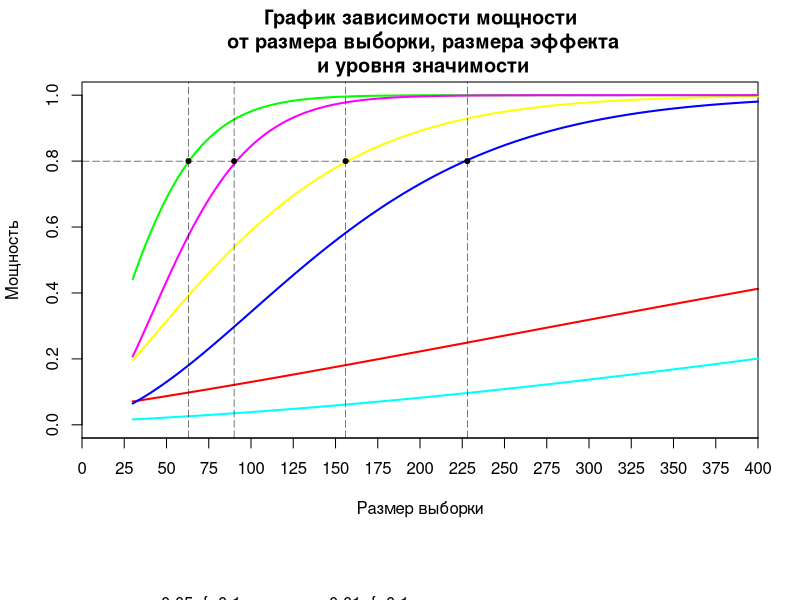
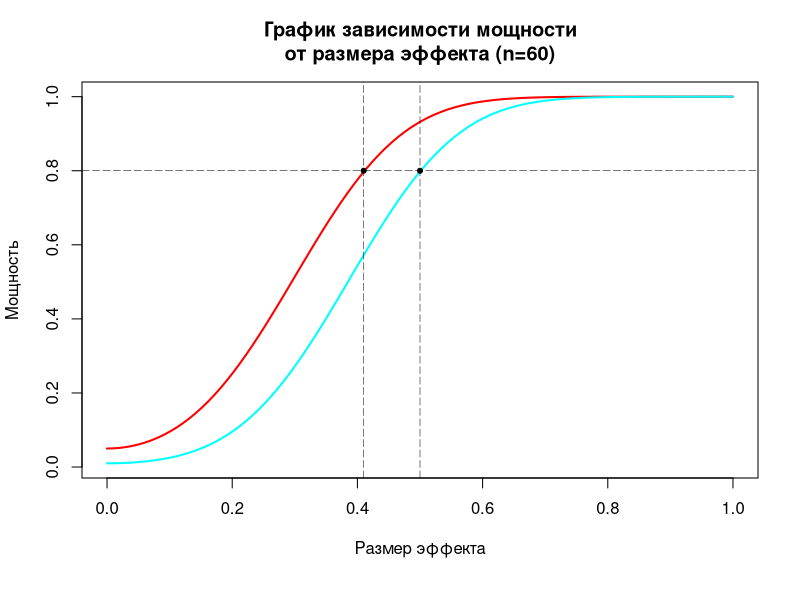
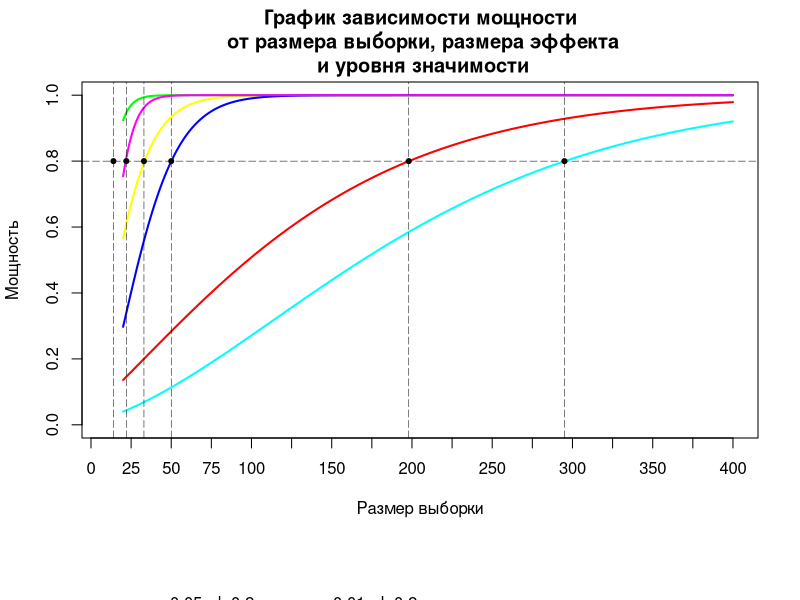

Reproduce these figures in R, in order.
library("pwr")
size <- seq(30, 400, 1)
f <- c(0.1, 0.25, 0.4) # размеры эффекта для ANOVA
sig <- c(0.05, 0.01) # уровни значимости
groups <- 3

# Функция вычисляет мощность для заданного объёма выборки
# n - общий объём выборки
power.test.anova <- function(groups, n, f, sig = 0.05) {
  fit <- pwr.anova.test(k = groups, n = size/groups, f = f, sig.level = sig, power = NULL)
  power <- fit$power
}
# Расчёт мощности для всех f и sig и внесение значений в столбцы матрицы tab
tab.size <- NULL
for (i in sig) {
  for (j in f) {
    b <- power.test.anova(f = j, sig = i, groups = groups, n = size)
    tab.size <- cbind(tab.size, b)
    rm(b)
  }
}
colnames(tab.size) <- rep(f,2)
rownames(tab.size) <- size

# График зависимости мощности\n от размера выборки, размера эффекта\n и уровня значимости на основании tab и size
colors <- rainbow(length(f)*length(sig))
par(mar=c(8, 4, 4, 2) + 0.1, xpd = TRUE)
matplot(size, tab.size, type = "l", lwd = 2, lty = 1, col = colors, xlab = "Размер выборки", ylab = "Мощность", xlim = c(0, max(size)), ylim = c(0, 1), xaxs = "i", yaxs = "r", xaxt = "n")
axis(1, at= seq(0, 400, by = 25))
abline(h = 0.8, lty = "longdash", lwd = 0.5, xpd = FALSE)
title(main = "График зависимости мощности\n от размера выборки, размера эффекта\n и уровня значимости")
legend(0, -0.6, legend = c("p=0.05; f=0.1", "p=0.05; f=0.25", "p=0.05; f=0.4", "p=0.01; f=0.1", "p=0.01; f=0.25", "p=0.01; f=0.4"), col = colors, lwd = 1, lty = 1, bty = "n", xpd = TRUE, xjust=0, yjust=0.5, ncol = 2)
size.x <- c(63, 90, 156, 228)
for (i in size.x) points(i, 0.8, pch = 20)
for (i in size.x) abline(v = i, lty = "longdash", lwd = 0.5, xpd = FALSE)
#for (i in size.x) text(i + 20, 0.03, labels = i)
par(mar=c(5, 4, 4, 2) + 0.1, xpd = FALSE)

tab.power <- NULL
f <- seq(0, 1, length = 100)
size=60
for (i in sig) {
  b <- power.test.anova(f = f, sig = i, groups = groups, n = size)
  tab.power <- cbind(tab.power, b)
  rm(b)
}
colnames(tab.power) <- sig

# График зависимости мозности от размера эффекта и уровня значимости для выборки в 60 человек
colors <- rainbow(length(sig))
par(mar=c(6, 4, 4, 2) + 0.1, xpd = TRUE)
matplot(f, tab.power, type = "l", lwd = 2, lty = 1, col = colors, xlab = "Размер эффекта", ylab = "Мощность")
abline(h = 0.8, lty = "longdash", lwd = 0.5, xpd = FALSE)
title(main = "График зависимости мощности\nот размера эффекта (n=60)")
legend(0, -0.4, legend = c("p=0.05", "p=0.01"), col = colors, lwd = 1, lty = 1, bty = "n", xpd = TRUE, xjust=0, yjust=0.5, ncol = 2)
size.x <- c(0.41, 0.5)
for (i in size.x) points(i, 0.8, pch = 20)
for (i in size.x) abline(v = i, lty = "longdash", lwd = 0.5, xpd = FALSE)
#for (i in size.x) text(i + 0.05, 0.03, labels = i)
par(mar=c(5, 4, 4, 2) + 0.1, xpd=FALSE)

d <- c(0.2, 0.5, 0.8)
size <- seq(20, 400, 1)
power.test.paired <- function(n, d, sig = 0.05) {
  fit <- pwr.t.test(n = n, d = d, sig.level = sig, power = NULL, type = "paired")
  power <- fit$power
}
# Расчёт мощности для всех f и sig и внесение значений в столбцы матрицы tab
tab.size.p <- NULL
for (i in sig) {
  for (j in d) {
    b <- power.test.paired(d = j, sig = i, n = size)
    tab.size.p <- cbind(tab.size.p, b)
    rm(b)
  }
}
colnames(tab.size.p) <- rep(d,2)
rownames(tab.size.p) <- size

# График зависимости мощности от размеры выборки, размеры эффекта и уровня значимости для зависимых выборок
colors <- rainbow(length(d)*length(sig))
par(mar=c(8, 4, 4, 2) + 0.1, xpd = TRUE)
matplot(size, tab.size.p, type = "l", lwd = 2, lty = 1, col = colors, xlab = "Размер выборки", ylab = "Мощность", xlim = c(10, max(size)), ylim = c(0, 1),  xaxs = "r", yaxs = "r", xaxt = "n")
axis(1, at= seq(0, 400, by = 25))
abline(h = 0.8, lty = "longdash", lwd = 0.5, xpd = FALSE)
title(main = "График зависимости мощности\n от размера выборки, размера эффекта\n и уровня значимости")
legend(0, -0.6, legend = c("p=0.05; d=0.2", "p=0.05; d=0.5", "p=0.05; d=0.8", "p=0.01; d=0.2", "p=0.01; d=0.5", "p=0.01; d=0.8"), col = colors, lwd = 1, lty = 1, bty = "n", xpd = TRUE, xjust=0, yjust=0.5, ncol = 2)
size.x <- c(14, 22, 33, 50, 198, 295)
for (i in size.x) points(i, 0.8, pch = 20)
for (i in size.x) abline(v = i, lty = "longdash", lwd = 0.5, xpd = FALSE)
#for (i in size.x) text(i + 20, 0.03, labels = i)
par(mar=c(5, 4, 4, 2) + 0.1, xpd = FALSE)
